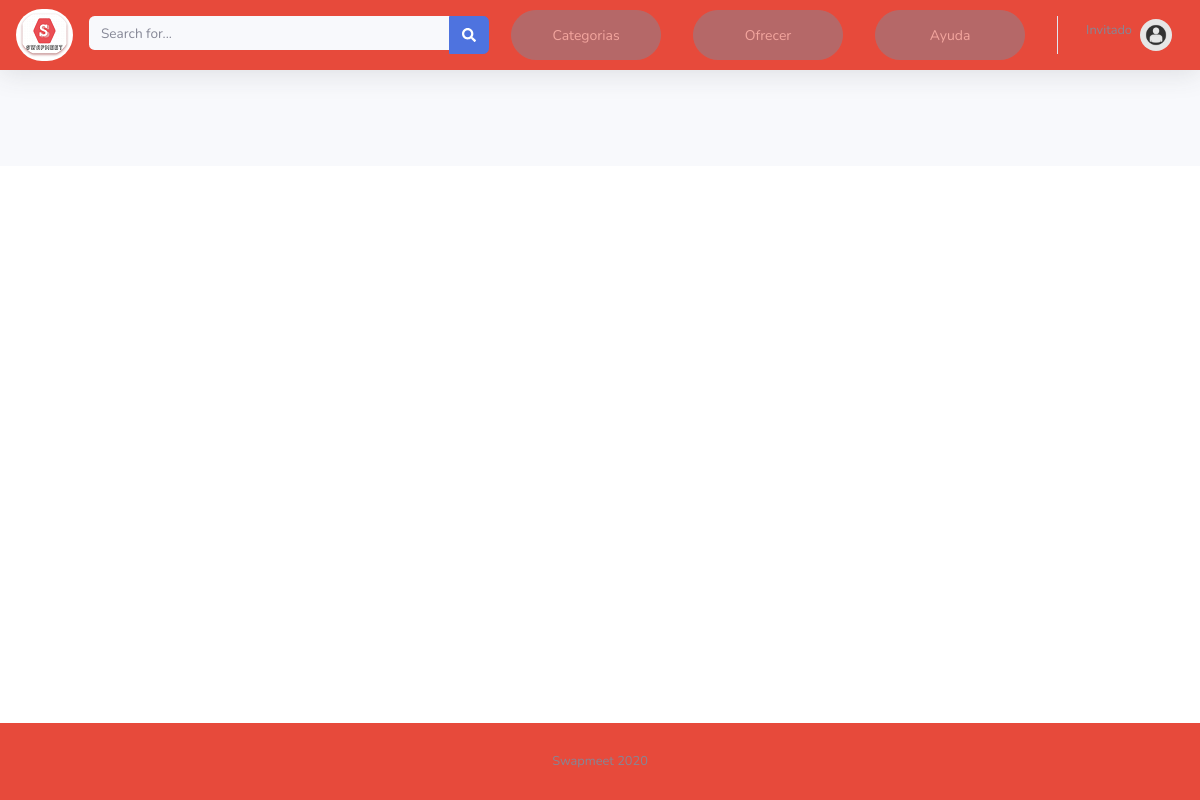
/, run on an earlier commit of the app's database.
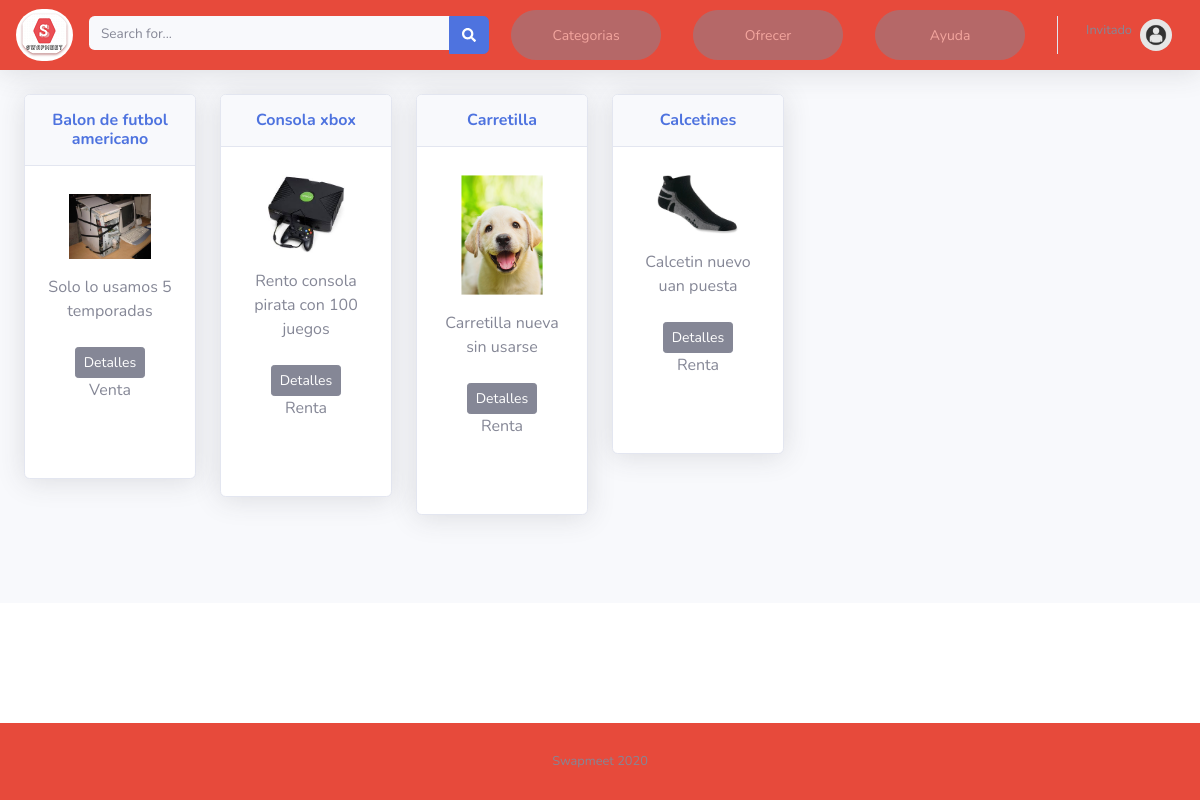
And on a later commit of the database.
### tables this page shows
CREATE TABLE `products_data` (
  `product_id` int(11) NOT NULL,
  `user_id` int(11) DEFAULT NULL,
  `name` varchar(50) NOT NULL,
  `product_description` varchar(50) DEFAULT NULL,
  `change_description` varchar(50) DEFAULT NULL,
  `status` varchar(50) NOT NULL,
  `price_sale` varchar(50) DEFAULT NULL,
  `price_rental` varchar(20) DEFAULT NULL,
  `img` varchar(50) DEFAULT NULL,
  `time_rental` varchar(20) DEFAULT NULL,
  `sale_type` varchar(50) NOT NULL,
  `product_category` varchar(20) NOT NULL,
  `change_category` varchar(20) DEFAULT NULL
);

### index.php (the view, shortened to what the changed rows need)
<?php
include("conexiondb.php");
?>
<!DOCTYPE html>
<html lang="en">
<head>
    <link href="css/all.min.css" rel="stylesheet" type="text/css">
    <link href="css/sb-admin-2.min.css" rel="stylesheet">
</head>
<body id="page-top">
    <div id="wrapper">
    <div id="content-wrapper" class="d-flex flex-column">
        <div id="content">
        <div class="container-fluid">
          <?php
              if(!empty($_GET['category'])){
                $geProductQuery = 'SELECT * FROM products_data WHERE product_category="'.$_GET['category'].'"';
              }elseif(!empty($_GET['q'])){
                $geProductQuery = 'SELECT * FROM products_data WHERE name LIKE "%'.$_GET['q'].'%" OR product_category LIKE "%'.$_GET['q'].'%" OR sale_type LIKE "%'.$_GET['q'].'%"';
              }else{
                $geProductQuery = "SELECT * FROM products_data";
              }
              $getProduct = mysqli_query($conexion,  $geProductQuery);
            ?>
          <div class="row">
            <?php while ($rowProduct =  mysqli_fetch_assoc($getProduct)) {?>
            <div class="col-lg-2 ">
              <div class="card shadow mb-3 text-center">
                <div class="card-header py-3">
                  <h6 class="m-0 font-weight-bold text-primary"><?php echo $rowProduct['name'];?></h6>
                </div>
                <div class="card-body">
                  <div class="text-center">
                    <img class="img-fluid px-3 px-sm-4 mt-2 mb-3" style="width: 25rem;" src="<?php echo $rowProduct['img'];?>" alt="">
                  <p><label><?php echo $rowProduct['product_description'];?></label></p>
                  </div>
                  <a href="product_details.php?product_id=<?php echo $rowProduct['product_id'];?>" type="button" class="btn btn-secondary btn-sm" style="border-radius 25px;">Detalles</a>
                  <br>
                  <label><?php echo $rowProduct['sale_type'];?></label>
                </div>
                  <br><br>
              </div>
            </div>
            <?php } ?>
            </div>
          </div>
      </div>
      <br><br><br>
    </div>
</div>
</body>
</html>

What changed in the data, as far as the page shows it:
added products_data: name "Balon de futbol americano", img (picture), product_description "Solo lo usamos 5 temporadas", sale_type "Venta"
added products_data: name "Consola xbox", img (picture), product_description "Rento consola pirata con 100 juegos", sale_type "Renta"
added products_data: name "Carretilla", img (picture), product_description "Carretilla nueva sin usarse", sale_type "Renta"
added products_data: name "Calcetines", img (picture), product_description "Calcetin nuevo uan puesta", sale_type "Renta"
